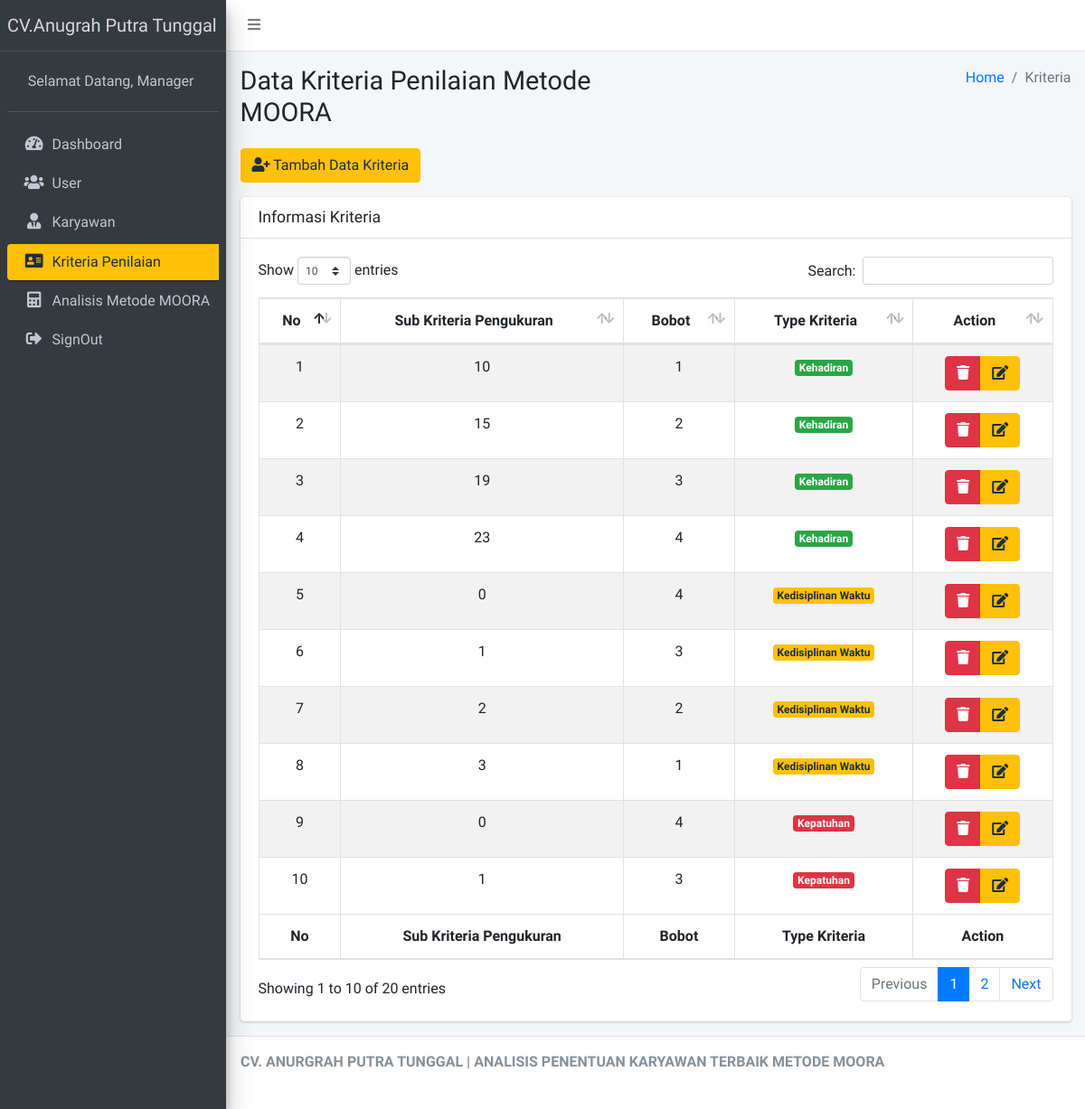
The page /Manager/cKriteria (signed in) on the database its author committed.
### tables this page shows
CREATE TABLE `tbl_kriteria` (
  `id_kriteria` int(11) NOT NULL,
  `nama_kriteria` varchar(125) NOT NULL,
  `bobot` int(11) NOT NULL,
  `type` int(11) NOT NULL
);

### application/controllers/Manager/cKriteria.php (called while the page is built, shortened)
<?php
class cKriteria extends CI_Controller
{
	public function __construct()
	{
		$this->load->model('mKriteria');
	}
	public function index()
	{
		$data = array(
			'kriteria' => $this->mKriteria->select()
		);
		$this->load->view('Manager/Layout/head');
		$this->load->view('Manager/Layout/aside');
		$this->load->view('Manager/vKriteria', $data);
		$this->load->view('Manager/Layout/footer');
	}
}

### index.php (called while the page is built, shortened)
<?php
require_once BASEPATH.'core/CodeIgniter.php';

### application/models/mKriteria.php (called while the page is built, shortened)
<?php
class mKriteria extends CI_Model
{
	public function select()
	{
		$this->db->select('*');
		$this->db->from('tbl_kriteria');
		return $this->db->get()->result();
	}
}

### application/views/Manager/vKriteria.php (the view, shortened to what this page needs)
<div class="content-wrapper">
	<section class="content-header">
		<div class="container-fluid">
			<div class="row mb-2">
				<div class="col-sm-6">
					<h1>Data Kriteria Penilaian Metode MOORA</h1>
				</div>
				<div class="col-sm-6">
					<ol class="breadcrumb float-sm-right">
						<li class="breadcrumb-item"><a href="#">Home</a></li>
						<li class="breadcrumb-item active">Kriteria</li>
					</ol>
				</div>
			</div>
		</div>
	</section>
	<section class="content">
		<div class="container-fluid">
			<div class="row">
				<div class="col-12  ">
					<button type="button" class="btn btn-warning mb-3" data-toggle="modal" data-target="#modal-default">
						<i class="fas fa-user-plus"></i> Tambah Data Kriteria
					</button>
					<div class="card">
						<div class="card-header">
							<h3 class="card-title">Informasi Kriteria</h3>
						</div>
						<div class="card-body">
							<table id="example1" class="table table-bordered table-striped">
								<thead>
									<tr>
										<th class="text-center">No</th>
										<th class="text-center">Sub Kriteria Pengukuran</th>
										<th class="text-center">Bobot</th>
										<th class="text-center">Type Kriteria</th>
										<th class="text-center">Action</th>
									</tr>
								</thead>
								<tbody>
									<?php
									$no = 1;
									foreach ($kriteria as $key => $value) {
									?>
										<tr>
											<td class="text-center"><?= $no++ ?></td>
											<td class="text-center"><?= $value->nama_kriteria ?></td>
											<td class="text-center"><?= $value->bobot ?></td>
											<td class="text-center"><?php
																	if ($value->type == '1') {
																	?>
													<span class="badge badge-success">Kehadiran</span>
												<?php
																	} else if ($value->type == '2') {
												?>
													<span class="badge badge-warning">Kedisiplinan Waktu</span>
												<?php
																	} else if ($value->type == '3') {
												?>
													<span class="badge badge-danger">Kepatuhan</span>
												<?php
																	} else if ($value->type == '4') {
												?>
													<span class="badge badge-info">Pengelolaan Alat</span>
												<?php
																	} else if ($value->type == '5') {
												?>
													<span class="badge badge-primary">Masa Kerja</span>
												<?php
																	}
												?>
											</td>
											<td class="text-center">
												<div class="btn-group">
													<a href="<?= base_url('Admin/cKelolaData/deleteuser/' . $value->id_kriteria) ?>" class="btn btn-danger"><i class="fas fa-trash"></i></a>
													<button type="button" data-toggle="modal" data-target="#edit<?= $value->id_kriteria ?>" class="btn btn-warning"><i class="fas fa-edit"></i></button>
												</div>
											</td>
										</tr>
									<?php
									}
									?>
								</tbody>
								<tfoot>
									<tr>
										<th class="text-center">No</th>
										<th class="text-center">Sub Kriteria Pengukuran</th>
										<th class="text-center">Bobot</th>
										<th class="text-center">Type Kriteria</th>
										<th class="text-center">Action</th>
									</tr>
								</tfoot>
							</table>
						</div>
					</div>
				</div>
			</div>
		</div>
	</section>
</div>

### rows shown on the page
tbl_kriteria: nama_kriteria "10", bobot "1", type "Kehadiran"
tbl_kriteria: nama_kriteria "15", bobot "2", type "Kehadiran"
tbl_kriteria: nama_kriteria "19", bobot "3", type "Kehadiran"
tbl_kriteria: nama_kriteria "23", bobot "4", type "Kehadiran"
tbl_kriteria: nama_kriteria "0", bobot "4", type "Kedisiplinan Waktu"
tbl_kriteria: nama_kriteria "1", bobot "3", type "Kedisiplinan Waktu"
tbl_kriteria: nama_kriteria "2", bobot "2", type "Kedisiplinan Waktu"
tbl_kriteria: nama_kriteria "3", bobot "1", type "Kedisiplinan Waktu"
tbl_kriteria: nama_kriteria "0", bobot "4", type "Kepatuhan"
tbl_kriteria: nama_kriteria "1", bobot "3", type "Kepatuhan"
